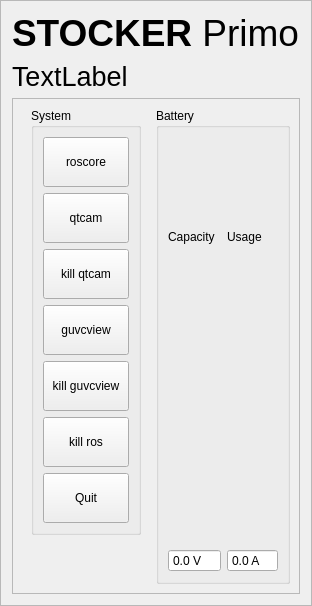
        <widget class="QFrame" name="frame_10">
         <property name="frameShape">
          <enum>QFrame::StyledPanel</enum>
         </property>
         <property name="frameShadow">
          <enum>QFrame::Raised</enum>
         </property>
         <layout class="QVBoxLayout" name="verticalLayout">
          <item>
           <widget class="QLabel" name="label_11">
            <property name="text">
             <string>&lt;html&gt;&lt;head/&gt;&lt;body&gt;&lt;p&gt;&lt;span style=&quot; font-size:28pt; font-weight:600;&quot;&gt;STOCKER&lt;/span&gt;&lt;span style=&quot; font-size:28pt;&quot;&gt; Primo&lt;/span&gt;&lt;/p&gt;&lt;/body&gt;&lt;/html&gt;</string>
            </property>
           </widget>
          </item>
          <item>
           <widget class="QLabel" name="label_time">
            <property name="font">
             <font>
              <pointsize>20</pointsize>
             </font>
            </property>
            <property name="text">
             <string>TextLabel</string>
            </property>
           </widget>
          </item>
          <item>
           <widget class="QFrame" name="frame_2">
            <property name="frameShape">
             <enum>QFrame::StyledPanel</enum>
            </property>
            <property name="frameShadow">
             <enum>QFrame::Raised</enum>
            </property>
            <layout class="QHBoxLayout" name="horizontalLayout_5">
             <item>
              <widget class="QWidget" name="widget_2" native="true">
               <layout class="QVBoxLayout" name="verticalLayout_8">
                <property name="topMargin">
                 <number>0</number>
                </property>
                <item>
                 <widget class="QGroupBox" name="groupBox_6">
                  <property name="title">
                   <string>System</string>
                  </property>
                  <layout class="QVBoxLayout" name="verticalLayout_4">
                   <item>
                    <widget class="QPushButton" name="pB_roscore">
                     <property name="minimumSize">
                      <size>
                       <width>0</width>
                       <height>50</height>
                      </size>
                     </property>
                     <property name="text">
                      <string>roscore</string>
                     </property>
                    </widget>
                   </item>
                   <item>
                    <widget class="QPushButton" name="pB_qtcam">
                     <property name="minimumSize">
                      <size>
                       <width>0</width>
                       <height>50</height>
                      </size>
                     </property>
                     <property name="text">
                      <string>qtcam</string>
                     </property>
                    </widget>
                   </item>
                   <item>
                    <widget class="QPushButton" name="pB_killQtcam">
                     <property name="minimumSize">
                      <size>
                       <width>0</width>
                       <height>50</height>
                      </size>
                     </property>
                     <property name="text">
                      <string>kill qtcam</string>
                     </property>
                    </widget>
                   </item>
                   <item>
                    <widget class="QPushButton" name="pB_qtcam_2">
                     <property name="minimumSize">
                      <size>
                       <width>0</width>
                       <height>50</height>
                      </size>
                     </property>
                     <property name="text">
                      <string>guvcview</string>
                     </property>
                    </widget>
                   </item>
                   <item>
                    <widget class="QPushButton" name="pB_qtcam_3">
                     <property name="minimumSize">
                      <size>
                       <width>0</width>
                       <height>50</height>
                      </size>
                     </property>
                     <property name="text">
                      <string>kill guvcview</string>
                     </property>
                    </widget>
                   </item>
                   <item>
                    <widget class="QPushButton" name="pB_killRos">
                     <property name="minimumSize">
                      <size>
                       <width>0</width>
                       <height>50</height>
                      </size>
                     </property>
                     <property name="text">
                      <string>kill ros</string>
                     </property>
                    </widget>
                   </item>
                   <item>
                    <widget class="QPushButton" name="quit_button">
                     <property name="sizePolicy">
                      <sizepolicy hsizetype="Minimum" vsizetype="MinimumExpanding">
                       <horstretch>0</horstretch>
                       <verstretch>0</verstretch>
                      </sizepolicy>
                     </property>
                     <property name="minimumSize">
                      <size>
                       <width>0</width>
                       <height>50</height>
                      </size>
                     </property>
                     <property name="text">
                      <string>Quit</string>
                     </property>
                     <property name="iconSize">
                      <size>
                       <width>24</width>
                       <height>24</height>
                      </size>
                     </property>
                    </widget>
                   </item>
                  </layout>
                 </widget>
                </item>
                <item>
                 <spacer name="verticalSpacer_2">
                  <property name="orientation">
                   <enum>Qt::Vertical</enum>
                  </property>
                  <property name="sizeHint" stdset="0">
                   <size>
                    <width>20</width>
                    <height>40</height>
                   </size>
                  </property>
                 </spacer>
                </item>
               </layout>
              </widget>
             </item>
             <item>
              <widget class="QGroupBox" name="groupBox_2">
               <property name="sizePolicy">
                <sizepolicy hsizetype="Preferred" vsizetype="Preferred">
                 <horstretch>0</horstretch>
                 <verstretch>0</verstretch>
                </sizepolicy>
               </property>
               <property name="title">
                <string>Battery</string>
               </property>
               <layout class="QGridLayout" name="gridLayout_7">
                <item row="0" column="0">
                 <widget class="QLabel" name="label_17">
                  <property name="sizePolicy">
                   <sizepolicy hsizetype="Minimum" vsizetype="Preferred">
                    <horstretch>0</horstretch>
                    <verstretch>0</verstretch>
                   </sizepolicy>
                  </property>
                  <property name="text">
                   <string>Capacity</string>
                  </property>
                 </widget>
                </item>
                <item row="0" column="1">
                 <widget class="QLabel" name="label_18">
                  <property name="sizePolicy">
                   <sizepolicy hsizetype="Minimum" vsizetype="Minimum">
                    <horstretch>0</horstretch>
                    <verstretch>0</verstretch>
                   </sizepolicy>
                  </property>
                  <property name="text">
                   <string>Usage</string>
                  </property>
                 </widget>
                </item>
                <item row="1" column="0">
                 <widget class="QwtThermo" name="Thermo">
                  <property name="lowerBound">
                   <double>17.000000000000000</double>
                  </property>
                  <property name="upperBound">
                   <double>25.500000000000000</double>
                  </property>
                  <property name="scaleMaxMajor">
                   <number>5</number>
                  </property>
                  <property name="scaleMaxMinor">
                   <number>3</number>
                  </property>
                  <property name="scaleStepSize">
                   <double>1.000000000000000</double>
                  </property>
                  <property name="alarmEnabled">
                   <bool>true</bool>
                  </property>
                  <property name="alarmLevel">
                   <double>19.000000000000000</double>
                  </property>
                  <property name="pipeWidth">
                   <number>25</number>
                  </property>
                 </widget>
                </item>
                <item row="1" column="1">
                 <widget class="QwtThermo" name="Thermo_2">
                  <property name="lowerBound">
                   <double>0.000000000000000</double>
                  </property>
                  <property name="upperBound">
                   <double>30.000000000000000</double>
                  </property>
                  <property name="scaleMaxMajor">
                   <number>5</number>
                  </property>
                  <property name="scaleMaxMinor">
                   <number>3</number>
                  </property>
                  <property name="scaleStepSize">
                   <double>5.000000000000000</double>
                  </property>
                  <property name="scalePosition">
                   <enum>QwtThermo::LeadingScale</enum>
                  </property>
                  <property name="originMode">
                   <enum>QwtThermo::OriginMinimum</enum>
                  </property>
                  <property name="alarmEnabled">
                   <bool>true</bool>
                  </property>
                  <property name="pipeWidth">
                   <number>25</number>
                  </property>
                 </widget>
                </item>
                <item row="2" column="0">
                 <widget class="QDoubleSpinBox" name="batt_indVoltage">
                  <property name="sizePolicy">
                   <sizepolicy hsizetype="Minimum" vsizetype="Fixed">
                    <horstretch>0</horstretch>
                    <verstretch>0</verstretch>
                   </sizepolicy>
                  </property>
                  <property name="maximumSize">
                   <size>
                    <width>75</width>
                    <height>16777215</height>
                   </size>
                  </property>
                  <property name="readOnly">
                   <bool>true</bool>
                  </property>
                  <property name="buttonSymbols">
                   <enum>QAbstractSpinBox::NoButtons</enum>
                  </property>
                  <property name="suffix">
                   <string> V</string>
                  </property>
                  <property name="decimals">
                   <number>1</number>
                  </property>
                 </widget>
                </item>
                <item row="2" column="1">
                 <widget class="QDoubleSpinBox" name="batt_indCurrent">
                  <property name="maximumSize">
                   <size>
                    <width>75</width>
                    <height>16777215</height>
                   </size>
                  </property>
                  <property name="readOnly">
                   <bool>true</bool>
                  </property>
                  <property name="buttonSymbols">
                   <enum>QAbstractSpinBox::NoButtons</enum>
                  </property>
                  <property name="suffix">
                   <string> A</string>
                  </property>
                  <property name="decimals">
                   <number>1</number>
                  </property>
                 </widget>
                </item>
               </layout>
              </widget>
             </item>
            </layout>
           </widget>
          </item>
         </layout>
        </widget>
